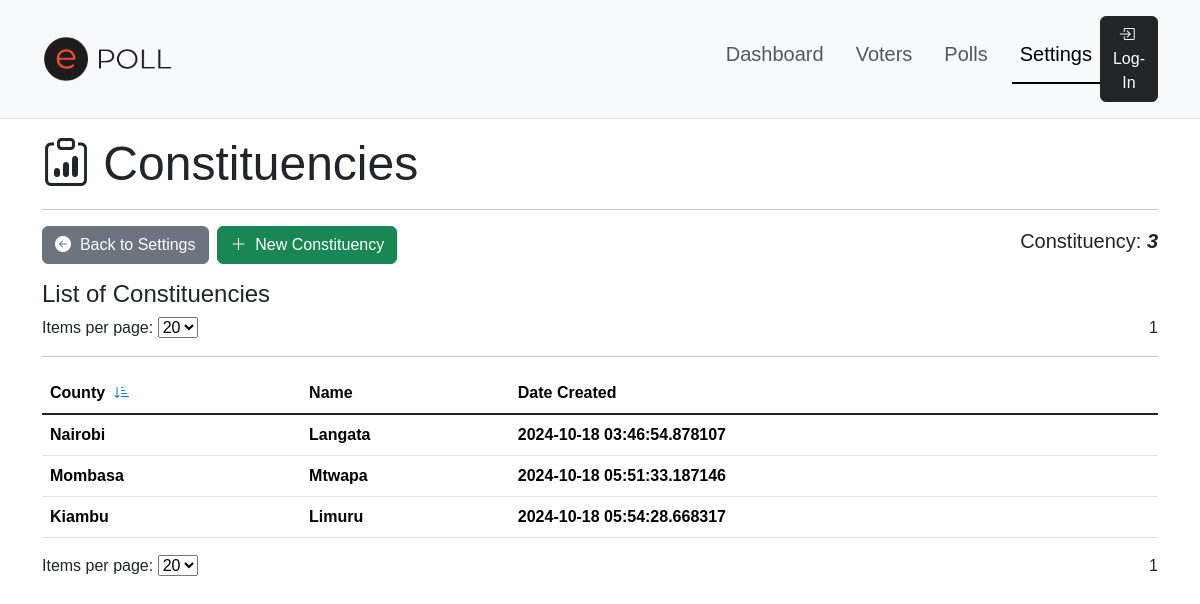
Page /settings/constituencies/ on the earlier database version.
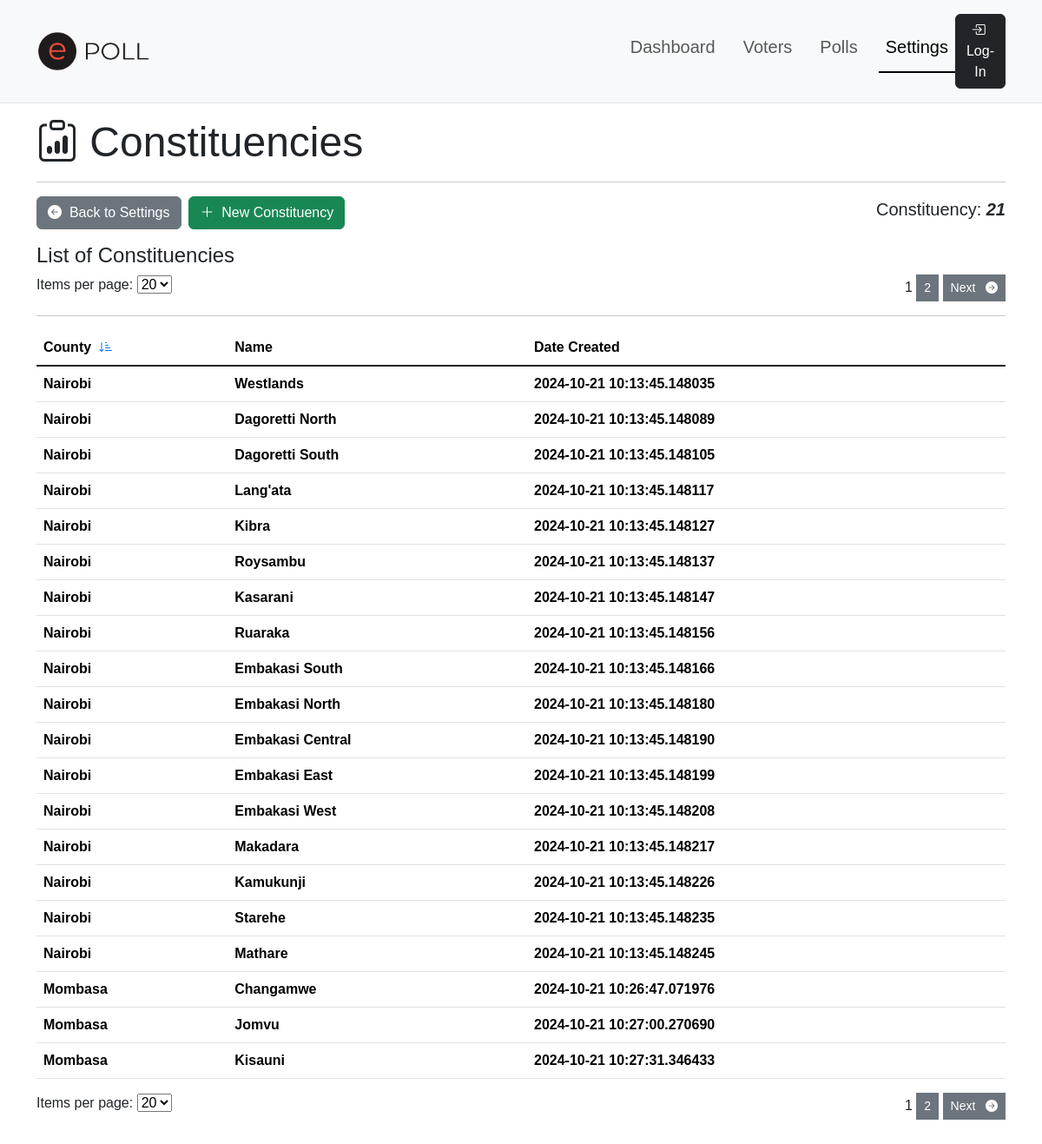
Same page on the later database version.
### app/models.py (models this page shows)
class Constituency(db.Model):
    __tablename__ = "constituencies"
    id = db.Column(db.Integer, primary_key=True, autoincrement=True)
    county_id = db.Column(db.Integer, db.ForeignKey('counties.id', name='fk_county_id'), nullable=False)
    name = db.Column(db.String(50), nullable=False, unique=True)
    created_at = db.Column(db.DateTime, nullable=False)
    update_at = db.Column(db.DateTime(timezone=True), onupdate=db.func.now())
    voters = db.relationship('Voter', backref='constituency', lazy=True)

class County(db.Model):
    __tablename__ = "counties"
    id = db.Column(db.Integer, primary_key=True, autoincrement=True)
    code = db.Column(db.Integer, nullable=False, unique=True)
    name = db.Column(db.String(100), nullable=False, unique=True)
    created_at = db.Column(db.DateTime, nullable=False)
    update_at = db.Column(db.DateTime(timezone=True), onupdate=db.func.now())
    constituencys = db.relationship('Constituency', backref='county', lazy=True)

### app/settings.py (the view)
@sbp.route('/constituencies/')
def constituencies():
    count_const = Constituency.query.count()
    sort_by = request.args.get('sort_by', 'created_at')  # Default sorting by date_registered
    sort_order = request.args.get('sort_order', 'asc')  # Default sorting order is ascending
    query = Constituency.query
    if not query:
        flash('No Constituency records added Yet!', 'warning')
    if sort_order == 'asc':
        query = query.order_by(getattr(Constituency, sort_by).asc())
    else:
        query = query.order_by(getattr(Constituency, sort_by).desc())
    page = request.args.get('page', 1, type=int)
    page_size = request.args.get('page_size', 20, type=int)  # Get page size from query params or default to 20
    all_const = query.order_by(Constituency.created_at.desc()).paginate(page=page, per_page=page_size)
    if not all_const.items:  # `items` returns the records on the current page
        flash('No constituents records added yet!', 'info')
    return render_template('admin/settings/constituency/list.html',
                           title='Constituencies',
                           count_const=count_const,
                           sort_by=sort_by, sort_order=sort_order,
                           all_const=all_const, SETTINGS=True)

### app/templates/admin/settings/constituency/list.html (shortened to what this page needs)
{% extends "shared/adminlayout.html" %}
{% block content %}
<div class="container">
    <h3 class="display-5"><i class="bi bi-clipboard-data"></i>&nbsp;{{title}}</h3>
    <hr>
    <div class="row align-content-center mb-3">
        <div class="col text-start">
            <a href="{{ url_for('settings.index') }}" class="btn btn-secondary"><i class="bi bi-arrow-left-circle-fill"></i>&nbsp; Back to Settings</a>&nbsp;
            <a href="{{ url_for('settings.new_constituency') }}" class="btn btn-success"><i class="bi bi-plus-lg"></i>&nbsp; New Constituency</a>
        </div>
        <div class="col text-end align-content-center">
            <h5>Constituency:&nbsp;<strong class="fst-italic">{{ count_const }}</strong></h4>
        </div>
    </div>
    <h4>List of {{title}}</h4>
    <div class="row align-content-center">
        <div class="col">
            <div class="text-start" id="itemsperpage">
                <form method="get" action="">
                    <label for="page_size">Items per page:</label>
                    <select id="page_size" name="page_size" onchange="this.form.submit()">
                        <option value="20" {% if page_size == 20 %}selected{% endif %}>20</option>
                    </select>
                </form>
            </div>
        </div>
        <div class="col">
            <div class="text-end" id="pagination_section">
                {% for number in all_const.iter_pages() %}
                {% if all_const.page != number %}
                    <a class="page-number btn btn-sm btn-secondary rounded-0" href="{{ url_for('settings.constituencies', page=number) }}">
                        {{ number }}
                    </a>
                {% else %}
                    <span class='current-page-number'>{{ number }}</span>
                {% endif %}
                {% endfor %}
                {% if all_const.has_next %}
                <a class="btn btn-sm btn-secondary rounded-0" href="{{ url_for('settings.constituencies', page=all_const.next_num, sort_by=sort_by, sort_order=sort_order, page_size=page_size) }}">Next &nbsp;
                <i class="bi bi-arrow-right-circle-fill"></i>
                </a>
                {% endif %}
            </div>
        </div>
    </div>
    <hr>
    <div class="table-responsive">
        <table class="table table-hover align-content-center">
            <thead>
                <tr class="align-middle">
                    <th scope="col">County &nbsp;<a href="{{ url_for('settings.constituencies', sort_by='county_id', sort_order='desc' if sort_order == 'asc' else 'asc') }}"><i class="bi {{'bi-sort-down-alt' if sort_order == 'asc' else 'bi-sort-up-alt'}}"></i></a></th>
                    <th scope="col">Name</th>
                    <th scope="col">Date Created</th>
                    <th scope="col"></th>
                </tr>
            </thead>
            <tbody class="table-group-divider align-content-center">
                {% for constituency in all_const %}
                    <tr class="clickable-row align-middle" data-href="#">
                        <th scope="row">{{constituency.county.name}}</th>
                        <th scope="row">{{constituency.name}}</th>
                        <th scope="row">{{constituency.created_at}}</th>
                        <td scope="row">
                        </td>
                    </tr>
                {% endfor %}
            </tbody>
        </table>
    </div>
    <div class="row align-content-center mb-5">
        <div class="col">
            <div class="text-start" id="itemsperpage">
                <form method="get" action="">
                    <label for="page_size">Items per page:</label>
                    <select id="page_size" name="page_size" onchange="this.form.submit()">
                        <option value="20" {% if page_size == 20 %}selected{% endif %}>20</option>
                    </select>
                </form>
            </div>
        </div>
        <div class="col">
            <div class="text-end" id="pagination_section">
                {% for number in all_const.iter_pages() %}
                {% if all_const.page != number %}
                    <a class="page-number btn btn-sm btn-secondary rounded-0" href="{{ url_for('settings.constituencies', page=number) }}">
                        {{ number }}
                    </a>
                {% else %}
                    <span class='current-page-number'>{{ number }}</span>
                {% endif %}
                {% endfor %}
                {% if all_const.has_next %}
                <a class="btn btn-sm btn-secondary rounded-0" href="{{ url_for('settings.constituencies', page=all_const.next_num, sort_by=sort_by, sort_order=sort_order, page_size=page_size) }}">Next &nbsp;
                <i class="bi bi-arrow-right-circle-fill"></i>
                </a>
                {% endif %}
            </div>
        </div>
    </div>
</div>
{% endblock %}

### app/templates/shared/adminlayout.html (shortened to what this page needs)
<!doctype html>
<html lang="en">
  <head>
    <link rel="stylesheet" type="text/css" href="{{ url_for('static', filename='styles.css') }}">
    <link rel="stylesheet" href="https://cdn.jsdelivr.net/npm/bootstrap-icons@1.11.3/font/bootstrap-icons.min.css">
    <link href="https://cdn.jsdelivr.net/npm/bootstrap@5.3.3/dist/css/bootstrap.min.css" rel="stylesheet">
  </head>
  <body>
    <nav class="navbar navbar-expand-lg sticky-top bg-body-tertiary border-bottom border-body" data-bs-theme="light">
        <div class="container">
            <a class="navbar-brand" href="{{ url_for('admin.dashboard') }}"><img src="{{url_for('static', filename='images/logo.png')}}" class="img-fluid" style="max-width: 20%; max-height: 20%;"></a>
            <div class="collapse navbar-collapse" id="navbarADMIN">
                <ul class="navbar-nav me-auto mb-2 mb-lg-0 nav-underline">
                    <li class="nav-item">
                    <a class="nav-link {% if DASHBOARD %}active{% endif %}" href="{{ url_for('admin.dashboard') }}"><h5>Dashboard</h5></a>
                    </li>
                    <li class="nav-item">
                    <a class="nav-link {% if VOTERS %}active{% endif %}" href="{{ url_for('admin.voters') }}"><h5>Voters</h5></a>
                    </li>
                    <li class="nav-item">
                        <a class="nav-link {% if POLLS %}active{% endif %}" href="{{ url_for('poll.index') }}"><h5>Polls</h5></a>
                    </li>
                    <li class="nav-item">
                        <a class="nav-link {% if SETTINGS %}active{% endif %}" href="{{ url_for('settings.index') }}"><h5>Settings</h5></a>
                    </li>
                </ul>
                <span class="navbar">
                    <ul class="navbar-nav flex-grow-1 align-content-center">
                        {% if current_user.is_authenticated %}
                        <li class="nav-item">
                        <a class="btn btn-dark" href="{{ url_for ('auth.logout') }}" data-bs-toggle="tooltip" data-bs-title="logout"><i class="bi bi-power"></i></a>
                        </li>
                        {% else %}
                        <li class="nav-item">
                        <a class="btn btn-dark" href="{{ url_for ('auth.login') }}" data-bs-toggle="tooltip" data-bs-title="login"><i class="bi bi-box-arrow-in-right"></i>&nbsp; Log-In</a>
                        </li>
                        {% endif %}
                    </ul>
                </span>
            </div>
        </div>
    </nav>
    <main class="mt-3 mb-3">
        {% block content %}
        {% endblock %}
    </main>
  </body>
</html>

### app/static/styles.css (style rules this page uses)
html { font-size: 14px; position: relative; }
@media (min-width: 768px) { html { font-size: 16px; } }
body { margin-bottom: 60px; scroll-behavior: smooth; font-family: Montserrat, sans-serif !important; }
.clickable-row { cursor: pointer; }

Differences in the rows shown:
removed Constituency: county.name "Mombasa", name "Mtwapa", created_at "2024-10-18 05:51:33.187146"
removed Constituency: county.name "Kiambu", name "Limuru", created_at "2024-10-18 05:54:28.668317"
changed Constituency: name "Langata" → "Westlands"; created_at "2024-10-18 03:46:54.878107" → "2024-10-21 10:13:45.148035"
added Constituency: county.name "Nairobi", name "Dagoretti North", created_at "2024-10-21 10:13:45.148089"
added Constituency: county.name "Nairobi", name "Dagoretti South", created_at "2024-10-21 10:13:45.148105"
added Constituency: county.name "Nairobi", name "Lang'ata", created_at "2024-10-21 10:13:45.148117"
added Constituency: county.name "Nairobi", name "Kibra", created_at "2024-10-21 10:13:45.148127"
added Constituency: county.name "Nairobi", name "Roysambu", created_at "2024-10-21 10:13:45.148137"
added Constituency: county.name "Nairobi", name "Kasarani", created_at "2024-10-21 10:13:45.148147"
added Constituency: county.name "Nairobi", name "Ruaraka", created_at "2024-10-21 10:13:45.148156"
added Constituency: county.name "Nairobi", name "Embakasi South", created_at "2024-10-21 10:13:45.148166"
added Constituency: county.name "Nairobi", name "Embakasi North", created_at "2024-10-21 10:13:45.148180"
added Constituency: county.name "Nairobi", name "Embakasi Central", created_at "2024-10-21 10:13:45.148190"
added Constituency: county.name "Nairobi", name "Embakasi East", created_at "2024-10-21 10:13:45.148199"
added Constituency: county.name "Nairobi", name "Embakasi West", created_at "2024-10-21 10:13:45.148208"
added Constituency: county.name "Nairobi", name "Makadara", created_at "2024-10-21 10:13:45.148217"
added Constituency: county.name "Nairobi", name "Kamukunji", created_at "2024-10-21 10:13:45.148226"
added Constituency: county.name "Nairobi", name "Starehe", created_at "2024-10-21 10:13:45.148235"
added Constituency: county.name "Nairobi", name "Mathare", created_at "2024-10-21 10:13:45.148245"
added Constituency: county.name "Mombasa", name "Changamwe", created_at "2024-10-21 10:26:47.071976"
added Constituency: county.name "Mombasa", name "Jomvu", created_at "2024-10-21 10:27:00.270690"
added Constituency: county.name "Mombasa", name "Kisauni", created_at "2024-10-21 10:27:31.346433"
Other differences:
{{ count_const }}: "3" → "21"
new list line: "2"
text now shown: "Next Next"
